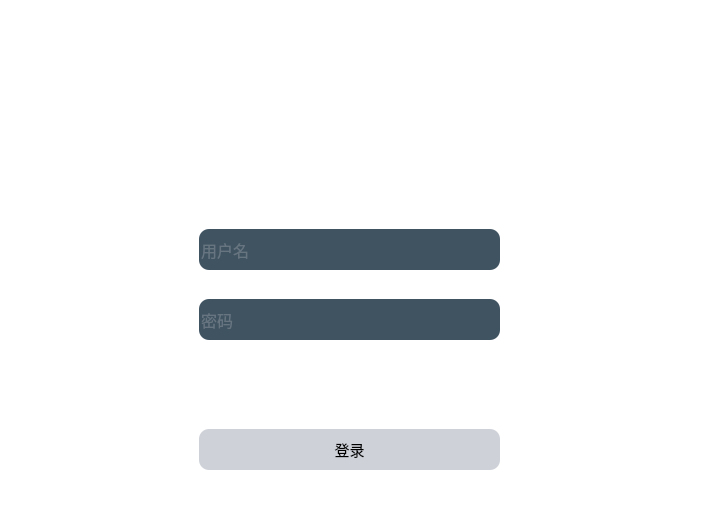
<?xml version="1.0" encoding="UTF-8"?>
<ui version="4.0">
 <class>Form</class>
 <widget class="QWidget" name="Form">
  <property name="geometry">
   <rect>
    <x>0</x>
    <y>0</y>
    <width>710</width>
    <height>529</height>
   </rect>
  </property>
  <property name="windowTitle">
   <string>Form</string>
  </property>
  <property name="styleSheet">
   <string notr="true">*{
background:rgb(255, 255, 255);
font-size:15px;
font-family:Century Gothic,sans-serif;
}
QFrame{
border:sold 10px rgba(0,0,0);
background-image:url(D:/testpyqt5/renjigongxiao/bg2.jpeg);
}
QLineEdit{
color:#8d98a1;
background-color:#405361;
font-size:16px;
border-style:outset;
border-radius:10px;
}
QPushButton{
background:#ced1d8;
border-style:outset;
border-radius:10px;
}
QPushButton:pressed{
background-color:rgb(224,0,0);
border-style:inset;
}
QCheckBox{
background:rgba(85,170,255,0);
color:white;
}
QLabel{
background:rgba(85,170,255,0);
color:white;
font-style:italic bold;
font-size:14px;
}</string>
  </property>
  <widget class="QFrame" name="frame">
   <property name="geometry">
    <rect>
     <x>-1</x>
     <y>-1</y>
     <width>711</width>
     <height>531</height>
    </rect>
   </property>
   <property name="font">
    <font>
     <family>Century Gothic</family>
     <pointsize>-1</pointsize>
     <weight>50</weight>
     <bold>false</bold>
    </font>
   </property>
   <property name="frameShape">
    <enum>QFrame::StyledPanel</enum>
   </property>
   <property name="frameShadow">
    <enum>QFrame::Raised</enum>
   </property>
   <widget class="QPushButton" name="loginButton">
    <property name="geometry">
     <rect>
      <x>200</x>
      <y>430</y>
      <width>301</width>
      <height>41</height>
     </rect>
    </property>
    <property name="text">
     <string>登录</string>
    </property>
   </widget>
   <widget class="QLineEdit" name="nameLineEdit">
    <property name="geometry">
     <rect>
      <x>200</x>
      <y>230</y>
      <width>301</width>
      <height>41</height>
     </rect>
    </property>
    <property name="placeholderText">
     <string>用户名</string>
    </property>
   </widget>
   <widget class="QLineEdit" name="passwordLineEdit">
    <property name="geometry">
     <rect>
      <x>200</x>
      <y>300</y>
      <width>301</width>
      <height>41</height>
     </rect>
    </property>
    <property name="echoMode">
     <enum>QLineEdit::Password</enum>
    </property>
    <property name="placeholderText">
     <string>密码</string>
    </property>
   </widget>
   <widget class="QCheckBox" name="checkBox">
    <property name="geometry">
     <rect>
      <x>201</x>
      <y>391</y>
      <width>111</width>
      <height>22</height>
     </rect>
    </property>
    <property name="text">
     <string>记住用户名</string>
    </property>
   </widget>
   <widget class="QLabel" name="label">
    <property name="geometry">
     <rect>
      <x>430</x>
      <y>393</y>
      <width>70</width>
      <height>21</height>
     </rect>
    </property>
    <property name="text">
     <string>忘记密码？</string>
    </property>
   </widget>
   <widget class="QLabel" name="label_2">
    <property name="geometry">
     <rect>
      <x>110</x>
      <y>50</y>
      <width>691</width>
      <height>131</height>
     </rect>
    </property>
    <property name="font">
     <font>
      <family>方正小标宋简体</family>
      <pointsize>20</pointsize>
      <weight>50</weight>
      <italic>false</italic>
      <bold>false</bold>
     </font>
    </property>
    <property name="styleSheet">
     <string notr="true">font: 20pt &quot;方正小标宋简体&quot;;</string>
    </property>
    <property name="text">
     <string>中国兵器工业计算机应用技术研究所</string>
    </property>
   </widget>
   <widget class="QLabel" name="label_3">
    <property name="geometry">
     <rect>
      <x>228</x>
      <y>130</y>
      <width>291</width>
      <height>71</height>
     </rect>
    </property>
    <property name="font">
     <font>
      <family>方正小标宋简体</family>
      <pointsize>20</pointsize>
      <weight>50</weight>
      <italic>false</italic>
      <bold>false</bold>
     </font>
    </property>
    <property name="styleSheet">
     <string notr="true">font: 20pt &quot;方正小标宋简体&quot;;</string>
    </property>
    <property name="text">
     <string>认知力可视化平台</string>
    </property>
   </widget>
  </widget>
 </widget>
 <resources>
  <include location="pic.qrc"/>
 </resources>
 <connections/>
</ui>
